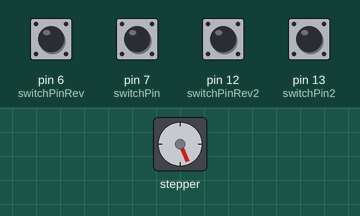
The sketch below on a simulated Arduino Uno, built with avr-gcc and run on an emulated ATmega328P. Parts: stepper motor. Inputs (shaded band) come from the test bench; at power-on: pin 6 (switchPinRev), pin 7 (switchPin), pin 12 (switchPinRev2), pin 13 (switchPin2) HIGH. Stepper angles assume 16 steps per turn.

Above: at 1.2 s.
1.3 s: pin 12 (switchPinRev2) pulled LOW for 0.3 s
At 1.71 s:
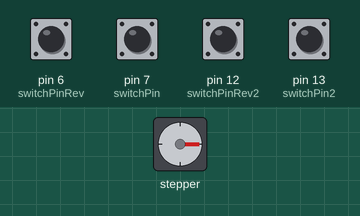
4.3 s: pin 6 (switchPinRev) pulled LOW for 1 s
At 4.81 s:
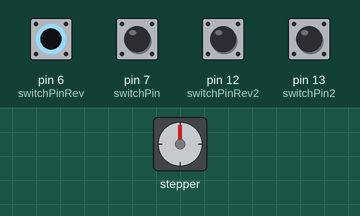
7.3 s: pin 7 (switchPin) pulled LOW for 1 s
At 7.62 s:
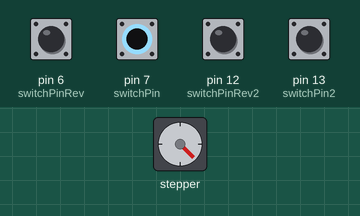
10.3 s: pin 13 (switchPin2) pulled LOW for 1 s
At 10.71 s:
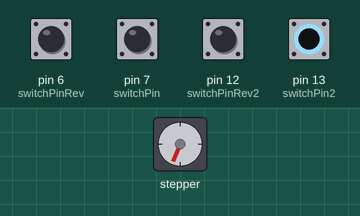
13.3 s: pin 13 (switchPin2) pulled LOW for 0.3 s
16.3 s: pin 12 (switchPinRev2) pulled LOW for 1 s
Timing chart, 0 to 20.4 s (numbered marks = the images above; inputs shaded):
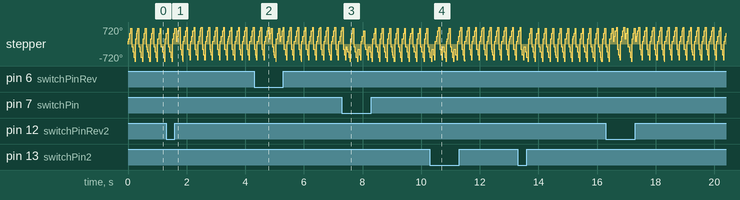

The sketch:

StepperMotor2.ino
```cpp
/*
  Stepper Motor Demonstration 1
  StepperMotor.ino
  Demonstrates 28BYJ-48 Unipolar Stepper with ULN2003A Driver
  Uses Arduino Stepper Library

  BluIcedPen 2018
  https://www.linkedin.com/in/blueicedpen/
*/

//Include the Arduino Stepper Library
#include <Stepper.h>

// Define Constants

// Number of steps per internal motor revolution
const float STEPS_PER_REVOLUTION = 16;
//  Amount of Gear Reduction
const float GEAR_REDUCTION = 1;
// Number of steps per geared output rotation
const float STEPS_PER_OUT_REV = STEPS_PER_REVOLUTION * GEAR_REDUCTION;

// Define Variables
// Number of Steps Required
int StepsRequired;
int StepsRequired2;

// Motor 1
int switchPin = 7;
int switchPinRev = 6;
//Extra Boolean variables to keep track of button and motor state
boolean current = LOW;
boolean last = LOW;
boolean currentRev = LOW;
boolean lastRev = LOW;

// Motor 2
int switchPin2 = 13;
int switchPinRev2 = 12;
//Extra Boolean variables to keep track of button and motor state
boolean current2 = LOW;
boolean last2 = LOW;
boolean currentRev2 = LOW;
boolean lastRev2 = LOW;

// Create Instance of Stepper Class
// Specify Pins used for motor coils
// The pins used are 8,9,10,11
// Connected to ULN2003 Motor Driver In1, In2, In3, In4
// Pins entered in sequence 1-3-2-4 for proper step sequencing

Stepper steppermotor2(STEPS_PER_REVOLUTION, 8, 10, 9, 11);
Stepper steppermotor(STEPS_PER_REVOLUTION, 2, 4, 3, 5);

void setup()
{
// Nothing  (Stepper Library sets pins as outputs)
  pinMode(switchPin, INPUT);
  pinMode(switchPinRev, INPUT);
  pinMode(switchPin2, INPUT);
  pinMode(switchPinRev2, INPUT);
}
//Corrects push button bounce (not the best debounce function)
boolean debounce(boolean inLast){
  boolean inCurrent = digitalRead(switchPin);
  if(inLast != current){
    delay(5);
    inCurrent = digitalRead(switchPin);
  }
  return inCurrent;
}

boolean debounceRev(boolean inLastRev){
  boolean inCurrentRev = digitalRead(switchPinRev);
  if(inLastRev != currentRev){
    delay(5);
    inCurrentRev = digitalRead(switchPinRev);
  }
  return inCurrentRev;
}

boolean debounce2(boolean inLast2){
  boolean inCurrent2 = digitalRead(switchPin2);
  if(inLast2 != current2){
    delay(5);
    inCurrent2 = digitalRead(switchPin2);
  }
  return inCurrent2;
}

boolean debounceRev2(boolean inLastRev2){
  boolean inCurrentRev2 = digitalRead(switchPinRev2);
  if(inLastRev2 != currentRev2){
    delay(5);
    inCurrentRev2 = digitalRead(switchPinRev2);
  }
  return inCurrentRev2;
}

void robotAction(Stepper steppermotor, float factor){
  // Slow - 4-step CW sequence to observe lights on driver board

   // Rotate CW 1/2 turn slowly
  StepsRequired  =  STEPS_PER_OUT_REV*factor;
  steppermotor.setSpeed(1000);
  steppermotor.step(StepsRequired);
}


void loop()
{
  current2 = debounce2(last2);
  currentRev2 = debounceRev2(lastRev2);
  if(current2 == HIGH){
    robotAction(steppermotor2, 2);
  }
  if(currentRev2 == HIGH){
    robotAction(steppermotor2, -2);
  }

  current = debounce(last);
  currentRev = debounceRev(lastRev);
  if(current == HIGH){
    robotAction(steppermotor, 2);
  }
  if(currentRev == HIGH){
    robotAction(steppermotor, -2);
  }
}
```
